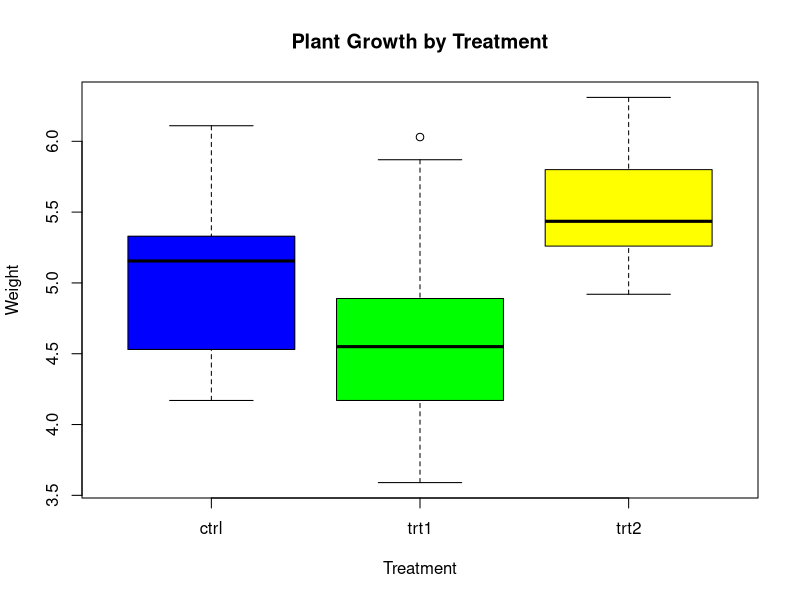
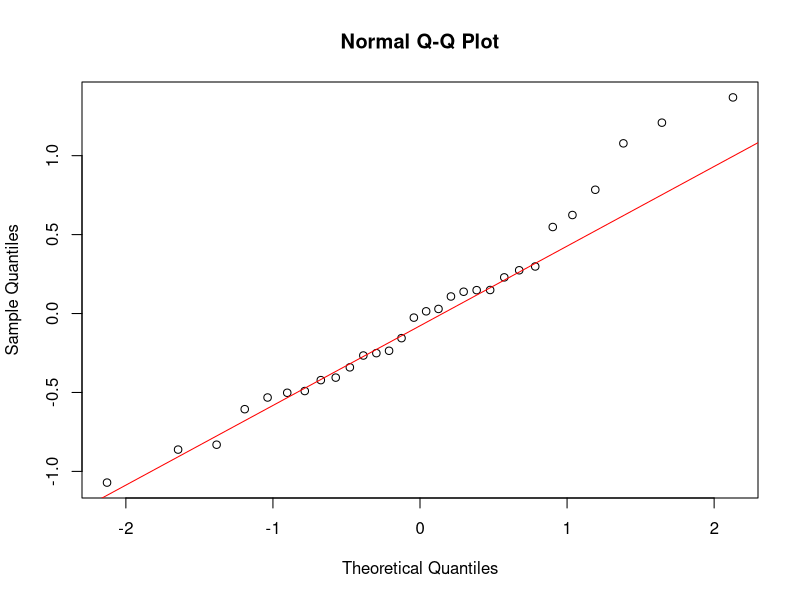
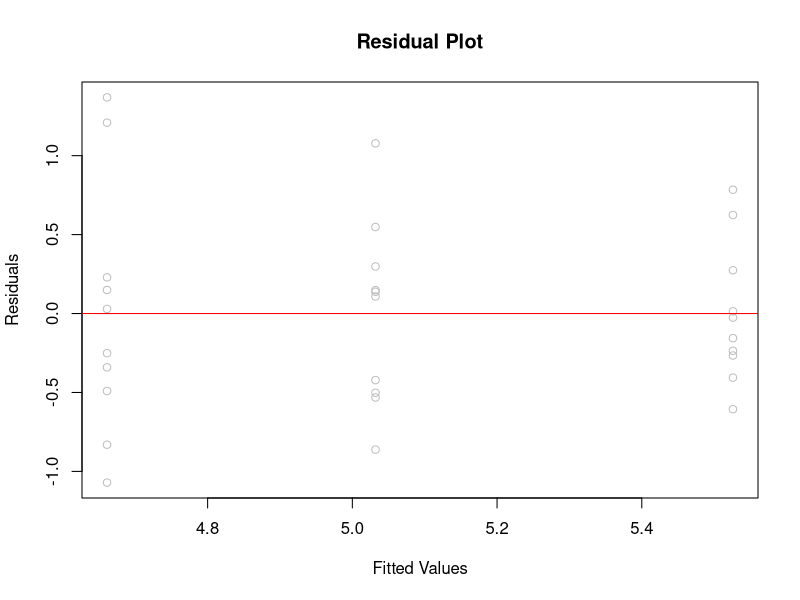

Generate these figures, in order, with R:
## ---- chunk 1
knitr::opts_chunk$set(echo = TRUE)
## ---- chunk 2
data(PlantGrowth)
str(PlantGrowth)
## ---- chunk 3
treat_mean <- tapply(PlantGrowth$weight, PlantGrowth$group, mean)
treat_sd <- tapply(PlantGrowth$weight, PlantGrowth$group, sd)

print(c("treatment mean weight: ", treat_mean))
print(c("treatment sd weight: ", treat_sd))
## ---- chunk 4
boxplot(weight ~ group, data = PlantGrowth, 
        main = "Plant Growth by Treatment",
        xlab = "Treatment", 
        ylab = "Weight", 
        col = c("blue", "green", "yellow"))
## ---- chunk 5
# fit
plant_anova <- aov(weight ~ group, data = PlantGrowth)
summary(plant_anova)
## ---- chunk 6
tukey_treats <- TukeyHSD(plant_anova)
print(tukey_treats)
## ---- chunk 7
res_plant_anova <- residuals(plant_anova)

qqnorm(res_plant_anova)
qqline(res_plant_anova, col = 'red')
## ---- chunk 8
shapiro.test(res_plant_anova)
## ---- chunk 9
fitted_vals <- fitted(plant_anova)

plot(fitted_vals, res_plant_anova,
     main = 'Residual Plot',
     xlab = 'Fitted Values',
     ylab = 'Residuals',
     col = 'grey')

abline(h = 0, col = 'red')
## ---- chunk 10
library(car)

leveneTest(weight ~ group, data = PlantGrowth)
